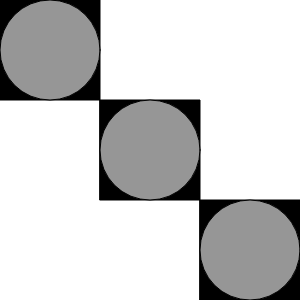
Frame 1 (no input)
Frame 60 (no input): identical to frame 1, image omitted
Frame 120 (the mouse pressed at the canvas centre since frame 60): identical to frame 1, image omitted

The p5.js sketch that drew this single still picture (run headless with seeded random() and noise() and a simulated clock; from frame 60 on, the mouse is pressed at the canvas centre):

// p5.js sketch
// ── sketch.js
function setup() {
    createCanvas(300, 300);
}

function draw() {
    background(255);
    rectMode(CENTER)
    fill(0)
    rect(50, 50, 100, 100)
    rect(150, 150, 100, 100)
    rect(250, 250, 100, 100)
    fill(150)
    circle(50, 50, 100)
    circle(150, 150, 100)
    circle(250, 250, 100)
}
